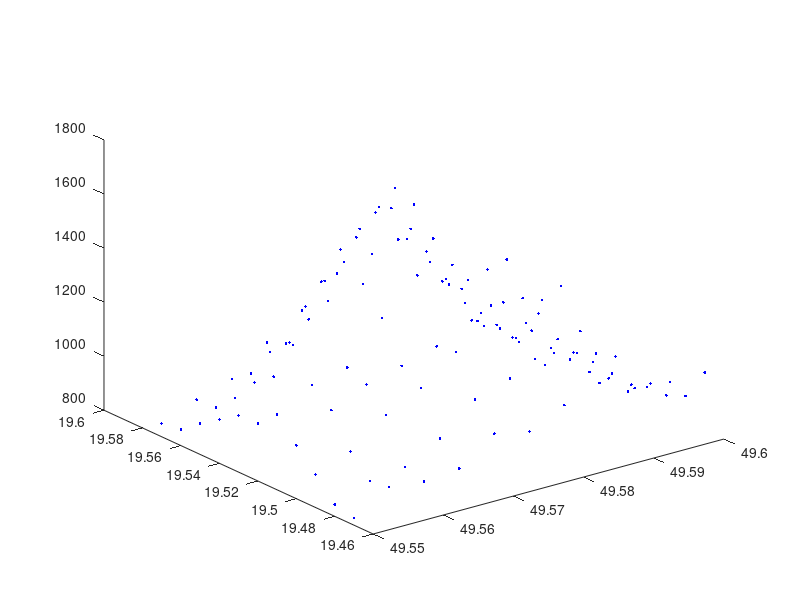
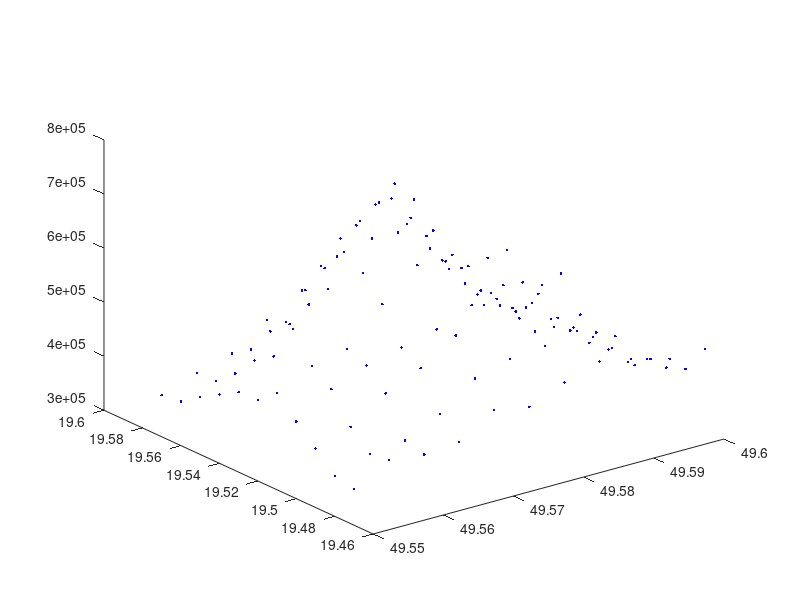
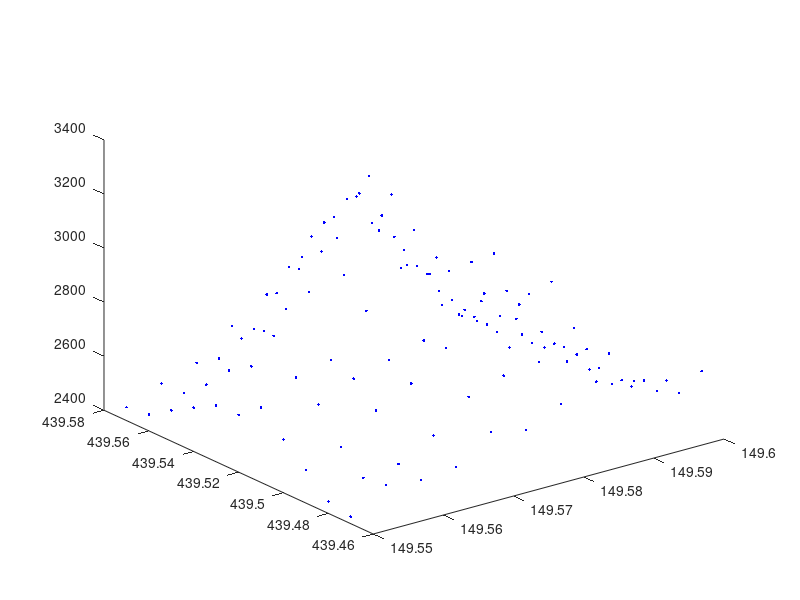
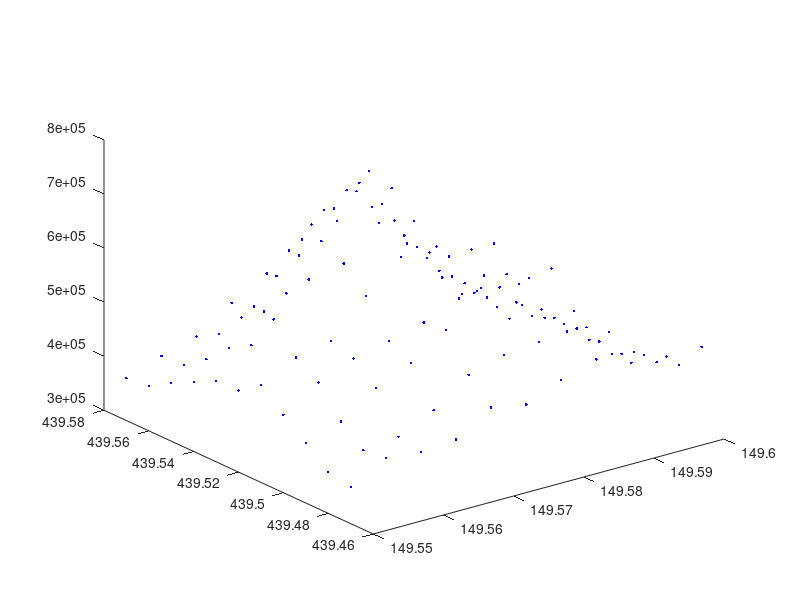

MATLAB code to generate these figures, in order:
clear all;close all;
load("babia_gora.dat");

size(babia_gora)
figure;grid;plot3(babia_gora(:,1),babia_gora(:,2),babia_gora(:,3),'b.');pause

a = 1; b = 1; c = 444;  %wspolczynniki przy macierzy jednostkowej
S = [a,0,0;0,b,0;0,0,c];    %czyli ile razy mnozymy dany element
XS = S*babia_gora';
figure; grid; plot3( XS(1,:), XS(2,:), XS(3,:), 'b.' );

x = 100; y = 420; z = 1600; %wartość translacji czyli dodawanie
T = zeros(121, 3);  %macierz samych zer o tych samych wymiarach
T (:,1) = x; T (:,2) = y; T (:,3) = z;

XT = T+babia_gora;
figure; grid; plot3( XT(:,1), XT(:,2), XT(:,3), 'b.' );%rysunek translacji

XX = babia_gora*S'+T;
figure; grid; plot3( XX(:,1), XX(:,2), XX(:,3), 'b.' );